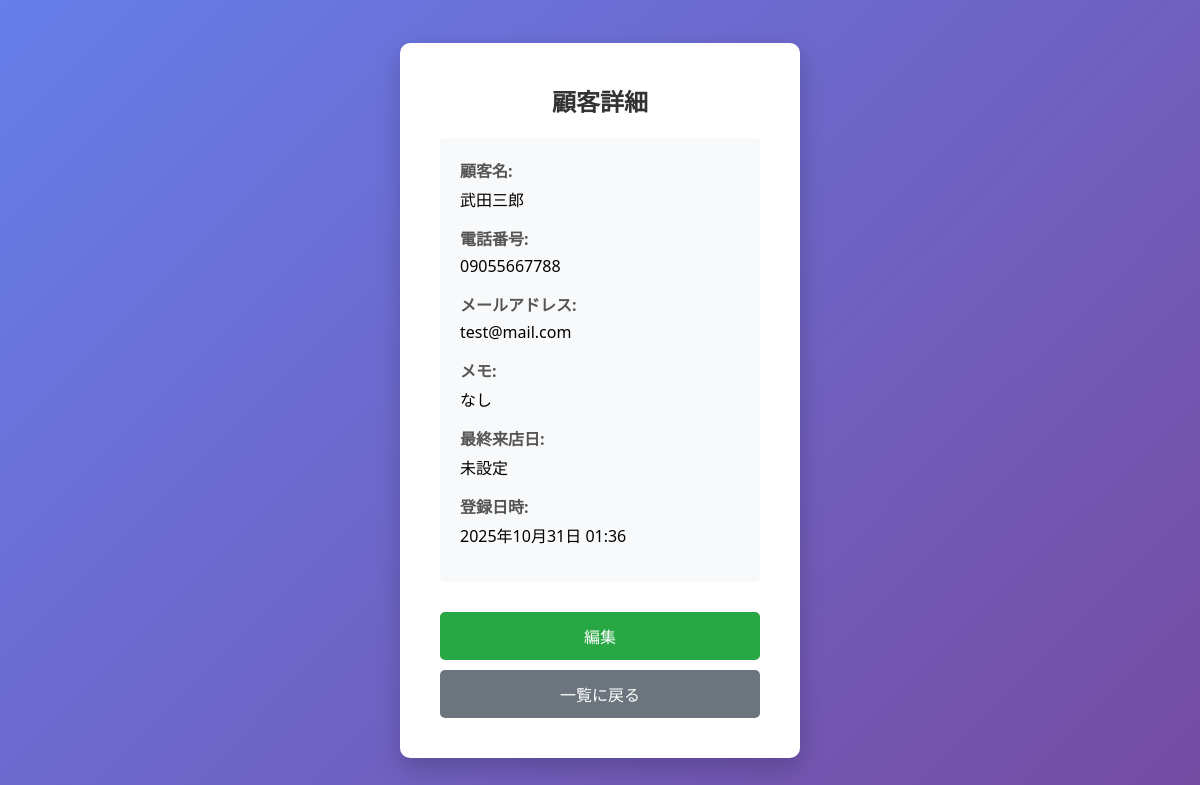
The page /customers/2/ (signed in) on the database as committed earlier.
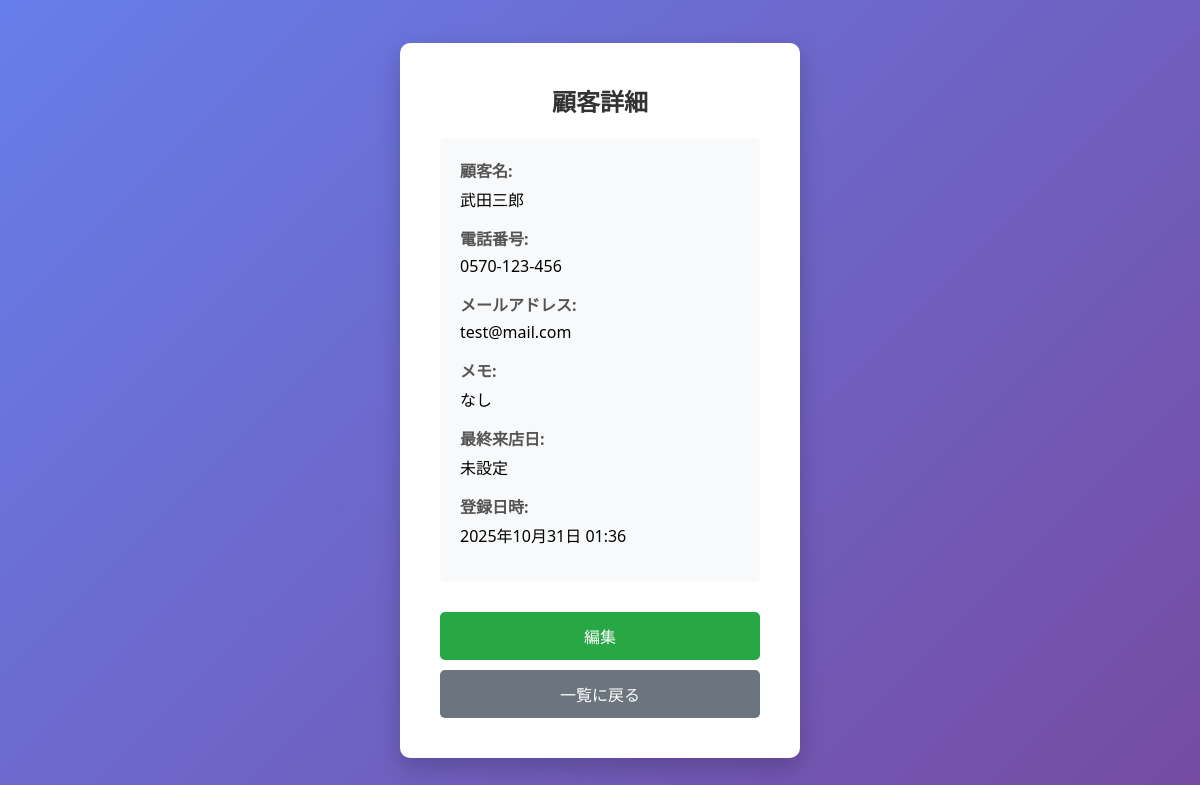
The same page on the database as committed later.
### main/models.py (models this page shows, shortened)
class Customer(models.Model):
    phone_regex = RegexValidator(
        regex=r'^0\d{1,4}-?\d{1,4}-?\d{3,4}$',
        message="正しい電話番号形式で入力してください。（例: 090-1234-5678、03-1234-5678、0120-123-456）"
    )
    name = models.CharField(max_length=100, verbose_name="顧客名")
    phone_number = models.CharField(
        max_length=20,
        verbose_name="電話番号",
        validators=[phone_regex]
    )
    email = models.EmailField(unique=True, verbose_name="メールアドレス")  # 追加
    memo = models.TextField(blank=True, verbose_name="メモ")
    last_visit_date = models.DateField(null=True, blank=True, verbose_name="最終来店日")
    created_at = models.DateTimeField(auto_now_add=True, verbose_name="登録日時")
    updated_at = models.DateTimeField(auto_now=True, verbose_name="更新日時")
    class Meta:
        verbose_name = "顧客"
        verbose_name_plural = "顧客"

### main/views.py (the view)
# urls.py: path('customers/<int:pk>/', views.customer_detail, name='customer-detail'),
@login_required(login_url='login')
def customer_detail(request, pk):
    try:
        customer = Customer.objects.get(pk=pk)
    except Customer.DoesNotExist:
        messages.error(request, '顧客が見つかりません')
        return redirect('customer-list')
    return render(request, 'main/customer_detail.html', {
        'customer': customer,
    })

### main/templates/main/customer_detail.html (shortened to what this page needs)
{% extends 'main/base.html' %}
{% block content %}
<h2>顧客詳細</h2>
<div style="background: #f8f9fa; padding: 20px; border-radius: 5px; margin-bottom: 20px;">
    <div style="margin-bottom: 15px;">
        <strong style="color: #555;">顧客名:</strong>
        <p style="margin: 5px 0;">{{ customer.name }}</p>
    </div>
    <div style="margin-bottom: 15px;">
        <strong style="color: #555;">電話番号:</strong>
        <p style="margin: 5px 0;">{{ customer.phone_number }}</p>
    </div>
    <div style="margin-bottom: 15px;">
        <strong style="color: #555;">メールアドレス:</strong>
        <p style="margin: 5px 0;">{{ customer.email }}</p>
    </div>
    <div style="margin-bottom: 15px;">
        <strong style="color: #555;">メモ:</strong>
        <p style="margin: 5px 0;">{{ customer.memo|default:"なし" }}</p>
    </div>
    <div style="margin-bottom: 15px;">
        <strong style="color: #555;">最終来店日:</strong>
        <p style="margin: 5px 0;">{{ customer.last_visit_date|default:"未設定" }}</p>
    </div>
    <div style="margin-bottom: 15px;">
        <strong style="color: #555;">登録日時:</strong>
        <p style="margin: 5px 0;">{{ customer.created_at|date:"Y年m月d日 H:i" }}</p>
    </div>
</div>
<a href="{% url 'customer-edit' customer.id %}" style="text-decoration: none;">
    <button style="background: #28a745;">編集</button>
</a>
<a href="{% url 'customer-list' %}" style="text-decoration: none;">
    <button style="background: #6c757d; margin-top: 10px;">一覧に戻る</button>
</a>
{% endblock %}

Rows that differ between the two databases and show on the page:
changed Customer "武田三郎": phone_number "09055667788" → "0570-123-456"
